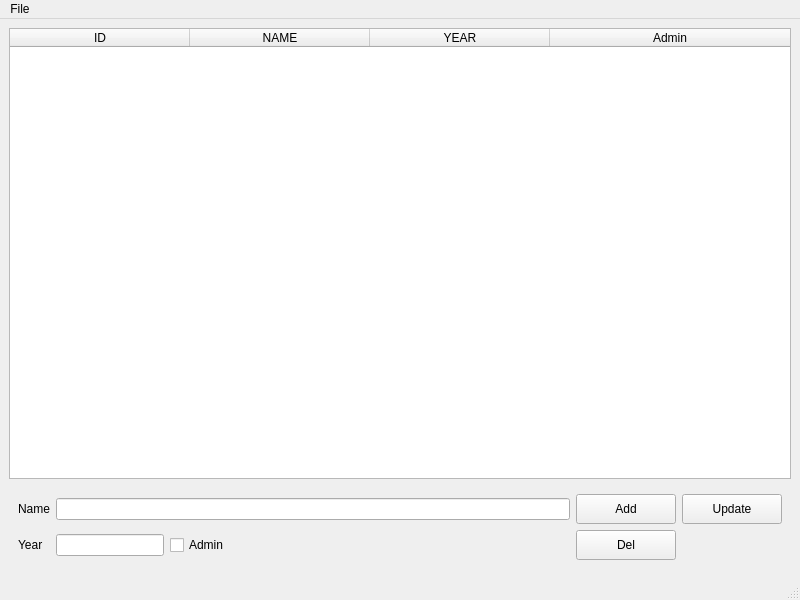
<?xml version="1.0" encoding="UTF-8"?>
<ui version="4.0">
 <class>MainWindow</class>
 <widget class="QMainWindow" name="MainWindow">
  <property name="geometry">
   <rect>
    <x>0</x>
    <y>0</y>
    <width>800</width>
    <height>600</height>
   </rect>
  </property>
  <property name="windowTitle">
   <string>โปรแกรมทดสอบ - user.ui</string>
  </property>
  <widget class="QWidget" name="centralwidget">
   <layout class="QVBoxLayout" name="verticalLayout_main">
    <property name="spacing">
     <number>6</number>
    </property>
    <property name="contentsMargins">
     <number>10</number>
     <number>10</number>
     <number>10</number>
     <number>10</number>
    </property>
    <item>
     <!-- Table Widget -->
     <widget class="QTableWidget" name="tableWidget">
      <property name="sizePolicy">
       <sizepolicy hsizetype="Expanding" vsizetype="Expanding">
        <horstretch>0</horstretch>
        <verstretch>1</verstretch>
       </sizepolicy>
      </property>
      <property name="columnCount">
       <number>4</number>
      </property>
      <attribute name="horizontalHeaderDefaultSectionSize">
       <number>180</number>
      </attribute>
      <attribute name="horizontalHeaderStretchLastSection">
       <bool>true</bool>
      </attribute>
      <column>
       <property name="text">
        <string>ID</string>
       </property>
      </column>
      <column>
       <property name="text">
        <string>NAME</string>
       </property>
      </column>
      <column>
       <property name="text">
        <string>YEAR</string>
       </property>
      </column>
      <column>
       <property name="text">
        <string>Admin</string>
       </property>
      </column>
     </widget>
    </item>
    <item>
     <!-- Bottom Input Area -->
     <widget class="QWidget" name="inputWidget">
      <property name="sizePolicy">
       <sizepolicy hsizetype="Expanding" vsizetype="Fixed">
        <horstretch>0</horstretch>
        <verstretch>0</verstretch>
       </sizepolicy>
      </property>
      <layout class="QGridLayout" name="gridLayout">
       <property name="contentsMargins">
        <number>0</number>
        <number>6</number>
        <number>0</number>
        <number>0</number>
       </property>
       <!-- Row 0: Name label + lineEdit + Add button + Update button -->
       <item row="0" column="0">
        <widget class="QLabel" name="labelName">
         <property name="text">
          <string>Name</string>
         </property>
        </widget>
       </item>
       <item row="0" column="1">
        <widget class="QLineEdit" name="lineEditName">
         <property name="sizePolicy">
          <sizepolicy hsizetype="Expanding" vsizetype="Fixed">
           <horstretch>1</horstretch>
           <verstretch>0</verstretch>
          </sizepolicy>
         </property>
        </widget>
       </item>
       <item row="0" column="2">
        <widget class="QPushButton" name="btnAdd">
         <property name="minimumSize">
          <size>
           <width>100</width>
           <height>30</height>
          </size>
         </property>
         <property name="text">
          <string>Add</string>
         </property>
        </widget>
       </item>
       <item row="0" column="3">
        <widget class="QPushButton" name="btnUpdate">
         <property name="minimumSize">
          <size>
           <width>100</width>
           <height>30</height>
          </size>
         </property>
         <property name="text">
          <string>Update</string>
         </property>
        </widget>
       </item>
       <!-- Row 1: Year label + lineEdit + Admin checkbox + Del button -->
       <item row="1" column="0">
        <widget class="QLabel" name="labelYear">
         <property name="text">
          <string>Year</string>
         </property>
        </widget>
       </item>
       <item row="1" column="1">
        <layout class="QHBoxLayout" name="horizontalLayout_year">
         <item>
          <widget class="QLineEdit" name="lineEditYear">
           <property name="sizePolicy">
            <sizepolicy hsizetype="Fixed" vsizetype="Fixed">
             <horstretch>0</horstretch>
             <verstretch>0</verstretch>
            </sizepolicy>
           </property>
           <property name="maximumSize">
            <size>
             <width>160</width>
             <height>16777215</height>
            </size>
           </property>
          </widget>
         </item>
         <item>
          <widget class="QCheckBox" name="checkBoxAdmin">
           <property name="text">
            <string>Admin</string>
           </property>
          </widget>
         </item>
         <item>
          <spacer name="horizontalSpacer">
           <property name="orientation">
            <enum>Qt::Horizontal</enum>
           </property>
           <property name="sizeHint" stdset="0">
            <size>
             <width>40</width>
             <height>20</height>
            </size>
           </property>
          </spacer>
         </item>
        </layout>
       </item>
       <item row="1" column="2">
        <widget class="QPushButton" name="btnDel">
         <property name="minimumSize">
          <size>
           <width>100</width>
           <height>30</height>
          </size>
         </property>
         <property name="text">
          <string>Del</string>
         </property>
        </widget>
       </item>
      </layout>
     </widget>
    </item>
   </layout>
  </widget>
  <widget class="QMenuBar" name="menubar">
   <property name="geometry">
    <rect>
     <x>0</x>
     <y>0</y>
     <width>800</width>
     <height>26</height>
    </rect>
   </property>
   <widget class="QMenu" name="menuFile">
    <property name="title">
     <string>File</string>
    </property>
   </widget>
   <addaction name="menuFile"/>
  </widget>
  <widget class="QStatusBar" name="statusbar"/>
 </widget>
 <resources/>
 <connections/>
</ui>
